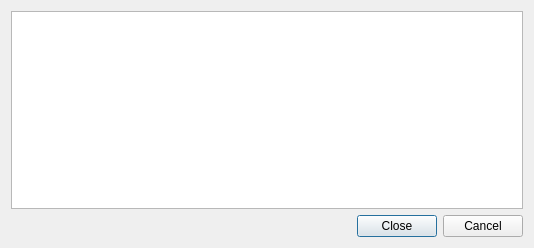
<?xml version="1.0" encoding="UTF-8"?>
<ui version="4.0">
 <class>Dialog</class>
 <widget class="QDialog" name="Dialog">
  <property name="geometry">
   <rect>
    <x>0</x>
    <y>0</y>
    <width>534</width>
    <height>248</height>
   </rect>
  </property>
  <property name="windowTitle">
   <string>Dialog</string>
  </property>
  <layout class="QGridLayout" name="gridLayout">
   <item row="0" column="0">
    <widget class="InteractiveConsole" name="console">
     <property name="toolTip">
      <string>Process output</string>
     </property>
    </widget>
   </item>
   <item row="2" column="0">
    <widget class="QDialogButtonBox" name="buttonBox">
     <property name="toolTip">
      <string>Cancel operation</string>
     </property>
     <property name="orientation">
      <enum>Qt::Horizontal</enum>
     </property>
     <property name="standardButtons">
      <set>QDialogButtonBox::Cancel|QDialogButtonBox::Close</set>
     </property>
    </widget>
   </item>
  </layout>
 </widget>
 <customwidgets>
  <customwidget>
   <class>InteractiveConsole</class>
   <extends>QPlainTextEdit</extends>
   <header>pyqode.core.widgets</header>
  </customwidget>
 </customwidgets>
 <resources/>
 <connections>
  <connection>
   <sender>buttonBox</sender>
   <signal>accepted()</signal>
   <receiver>Dialog</receiver>
   <slot>accept()</slot>
   <hints>
    <hint type="sourcelabel">
     <x>248</x>
     <y>254</y>
    </hint>
    <hint type="destinationlabel">
     <x>157</x>
     <y>274</y>
    </hint>
   </hints>
  </connection>
  <connection>
   <sender>buttonBox</sender>
   <signal>rejected()</signal>
   <receiver>Dialog</receiver>
   <slot>reject()</slot>
   <hints>
    <hint type="sourcelabel">
     <x>316</x>
     <y>260</y>
    </hint>
    <hint type="destinationlabel">
     <x>286</x>
     <y>274</y>
    </hint>
   </hints>
  </connection>
 </connections>
</ui>
